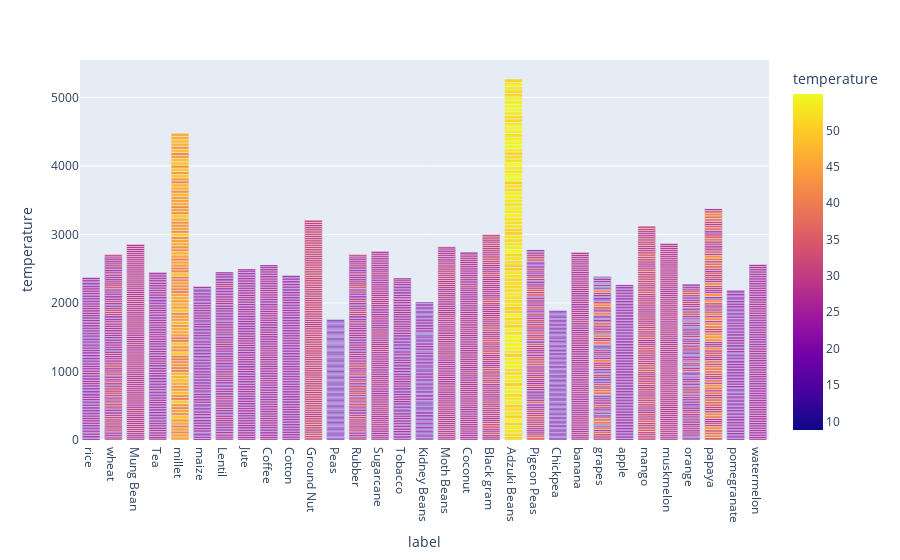

The notebook cell this image was saved under:
### Code cell
# Temperature Visualization
fig = px.bar(df, x='label', y='temperature', color='temperature')
fig.show()

### Figure 1 — Plotly figure (JSON) as saved in the notebook; plotly's stock layout.template omitted (floating-point values rounded to 4 significant figures; data arrays with more than 128 entries replaced by an {"elided": "..."} marker saying what was removed)
{"data": [{"alignmentgroup": "True", "hovertemplate": "label=%{x}<br>temperature=%{marker.color}<extra></extra>", "legendgroup": "", "marker": {"color": {"elided": "3100 float values"}, "coloraxis": "coloraxis"}, "name": "", "offsetgroup": "", "orientation": "v", "showlegend": false, "textposition": "auto", "type": "bar", "x": {"elided": "3100 str values"}, "xaxis": "x", "y": {"elided": "3100 float values"}, "yaxis": "y"}], "layout": {"barmode": "relative", "coloraxis": {"colorbar": {"title": {"text": "temperature"}}, "colorscale": [[0, "#0d0887"], [0.1111, "#46039f"], [0.2222, "#7201a8"], [0.3333, "#9c179e"], [0.4444, "#bd3786"], [0.5556, "#d8576b"], [0.6667, "#ed7953"], [0.7778, "#fb9f3a"], [0.8889, "#fdca26"], [1, "#f0f921"]]}, "legend": {"tracegroupgap": 0}, "margin": {"t": 60}, "xaxis": {"anchor": "y", "domain": [0, 1], "title": {"text": "label"}}, "yaxis": {"anchor": "x", "domain": [0, 1], "title": {"text": "temperature"}}}}
